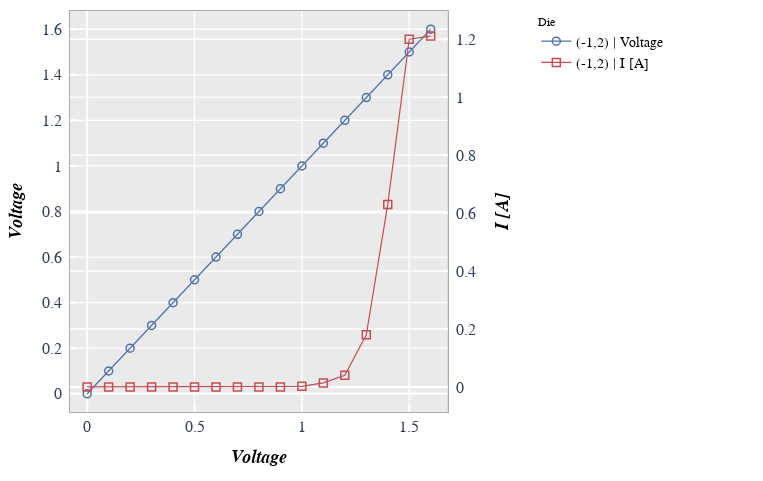

Write notebook code for a chart like this one.
### Markdown cell above
Next, the same plot but with a legend enabled.  Note that the legend will describe the value from the ``legend`` column and the value associated with the curve (either the primary or the secondary axis):

### Code cell
fcp.plot(df, x='Voltage', y=['Voltage', 'I [A]'], twin_x=True, legend='Die',
         filter='Substrate=="Si" & Target Wavelength==450 & Boost Level==0.2 & Temperature [C]==25 & Die=="(-1,2)"')

### Figure 1 — Plotly figure (JSON) as saved in the notebook; plotly's stock layout.template omitted (floating-point values rounded to 4 significant figures)
{"data": [{"line": {"width": 1.2}, "marker": {"color": "#4b72b0", "line": {"color": "#4b72b0", "width": 1.5}, "size": 8, "symbol": "circle-open"}, "mode": "lines+markers", "name": "(-1,2) | Voltage", "showlegend": true, "type": "scatter", "x": [0, 0.1, 0.2, 0.3, 0.4, 0.5, 0.6, 0.7, 0.8, 0.9, 1, 1.1, 1.2, 1.3, 1.4, 1.5, 1.6], "xaxis": "x", "y": [0, 0.1, 0.2, 0.3, 0.4, 0.5, 0.6, 0.7, 0.8, 0.9, 1, 1.1, 1.2, 1.3, 1.4, 1.5, 1.6], "yaxis": "y"}, {"line": {"width": 1.2}, "marker": {"color": "#c34e52", "line": {"color": "#c34e52", "width": 1.5}, "size": 8, "symbol": "square-open"}, "mode": "lines+markers", "name": "(-1,2) | I [A]", "showlegend": true, "type": "scatter", "x": [0, 0.1, 0.2, 0.3, 0.4, 0.5, 0.6, 0.7, 0.8, 0.9, 1, 1.1, 1.2, 1.3, 1.4, 1.5, 1.6], "xaxis": "x", "y": [0, 0, 0, 0, 0, 0, 0, 0, 0, 0, 0.002, 0.014, 0.04, 0.18, 0.63, 1.2, 1.211], "yaxis": "y2"}], "layout": {"autosize": false, "height": 481, "legend": {"bgcolor": "#ffffff", "bordercolor": "#ffffff", "borderwidth": 1, "font": {"color": "black", "family": "sans-serif", "size": 14}, "title": {"font": {"family": "sans-serif", "size": 12}, "text": "Die"}, "traceorder": "normal", "x": 1.157, "xanchor": "left", "y": 1.002}, "margin": {"b": 69, "l": 70, "r": 291, "t": 10}, "modebar": {"orientation": "v"}, "paper_bgcolor": "#ffffff", "plot_bgcolor": "#eaeaea", "showlegend": true, "title": {"x": 0.5446, "y": 0.9751}, "width": 763, "xaxis": {"anchor": "y", "domain": [0, 0.94], "gridcolor": "#ffffff", "griddash": "solid", "gridwidth": 1.3, "linecolor": "#aaaaaa", "linewidth": 1, "mirror": true, "range": [-0.08, 1.68], "showline": true, "showticklabels": true, "tickcolor": "#ffffff", "tickfont": {"family": "sans-serif", "size": 16}, "ticklen": 6.2, "ticks": "inside", "tickwidth": 2.2, "title": {"font": {"color": "#000000", "family": "sans-serif", "size": 18}, "standoff": 15, "text": "<i><b>Voltage</b></i>"}, "type": "linear"}, "yaxis": {"anchor": "x", "domain": [0, 1], "gridcolor": "#ffffff", "griddash": "solid", "gridwidth": 1.3, "linecolor": "#aaaaaa", "linewidth": 1, "mirror": true, "range": [-0.08, 1.68], "showline": true, "showticklabels": true, "tickcolor": "#ffffff", "tickfont": {"family": "sans-serif", "size": 16}, "ticklen": 6.2, "ticks": "inside", "ticksuffix": " ", "tickwidth": 2.2, "title": {"font": {"color": "#000000", "family": "sans-serif", "size": 18}, "standoff": 15, "text": "<i><b>Voltage</b></i>"}, "type": "linear"}, "yaxis2": {"anchor": "x", "autorange": true, "gridcolor": "#ffffff", "griddash": "solid", "gridwidth": 1.3, "linecolor": "#aaaaaa", "linewidth": 1, "mirror": true, "overlaying": "y", "range": [-0.08645, 1.297], "showline": true, "showticklabels": true, "side": "right", "tickcolor": "#ffffff", "tickfont": {"family": "sans-serif", "size": 16}, "ticklen": 6.2, "tickprefix": " ", "ticks": "inside", "ticksuffix": " ", "tickwidth": 2.2, "title": {"font": {"color": "#000000", "family": "sans-serif", "size": 18}, "standoff": 15, "text": "<i><b>I [A]</b></i>"}, "type": "linear"}}}
